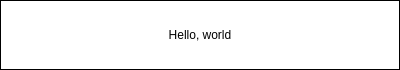
<?xml version="1.0" encoding="UTF-8"?>
<ui version="4.0">
 <class>Dialog</class>
 <widget class="QDialog" name="Dialog">
  <property name="geometry">
   <rect>
    <x>0</x>
    <y>0</y>
    <width>400</width>
    <height>70</height>
   </rect>
  </property>
  <property name="windowTitle">
   <string>Dialog</string>
  </property>
  <property name="styleSheet">
   <string notr="true">QDialog {
	border: 1px solid #000000;
	background: #ffffff;
}</string>
  </property>
  <layout class="QHBoxLayout" name="horizontalLayout">
   <item>
    <widget class="QLabel" name="label">
     <property name="text">
      <string>Hello, world</string>
     </property>
     <property name="alignment">
      <set>Qt::AlignCenter</set>
     </property>
    </widget>
   </item>
  </layout>
 </widget>
 <resources/>
 <connections/>
</ui>
